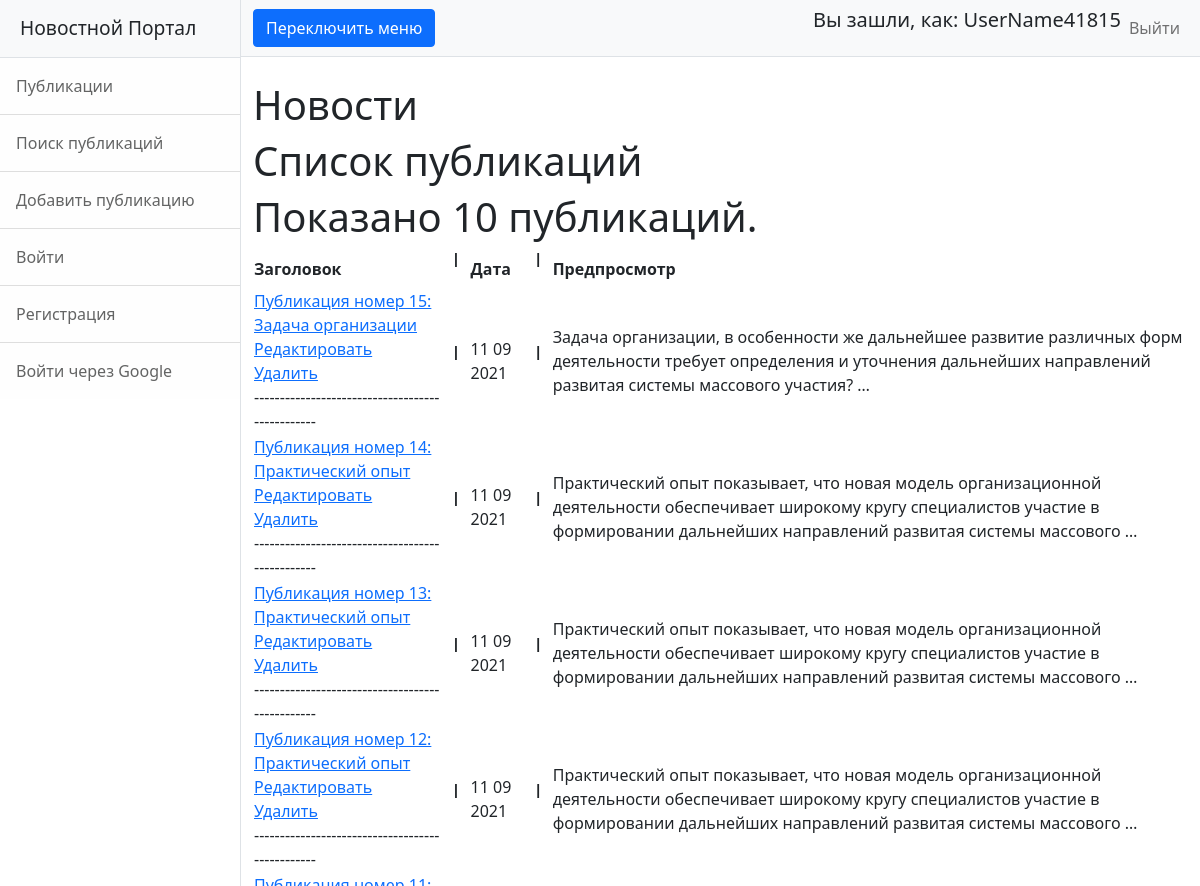
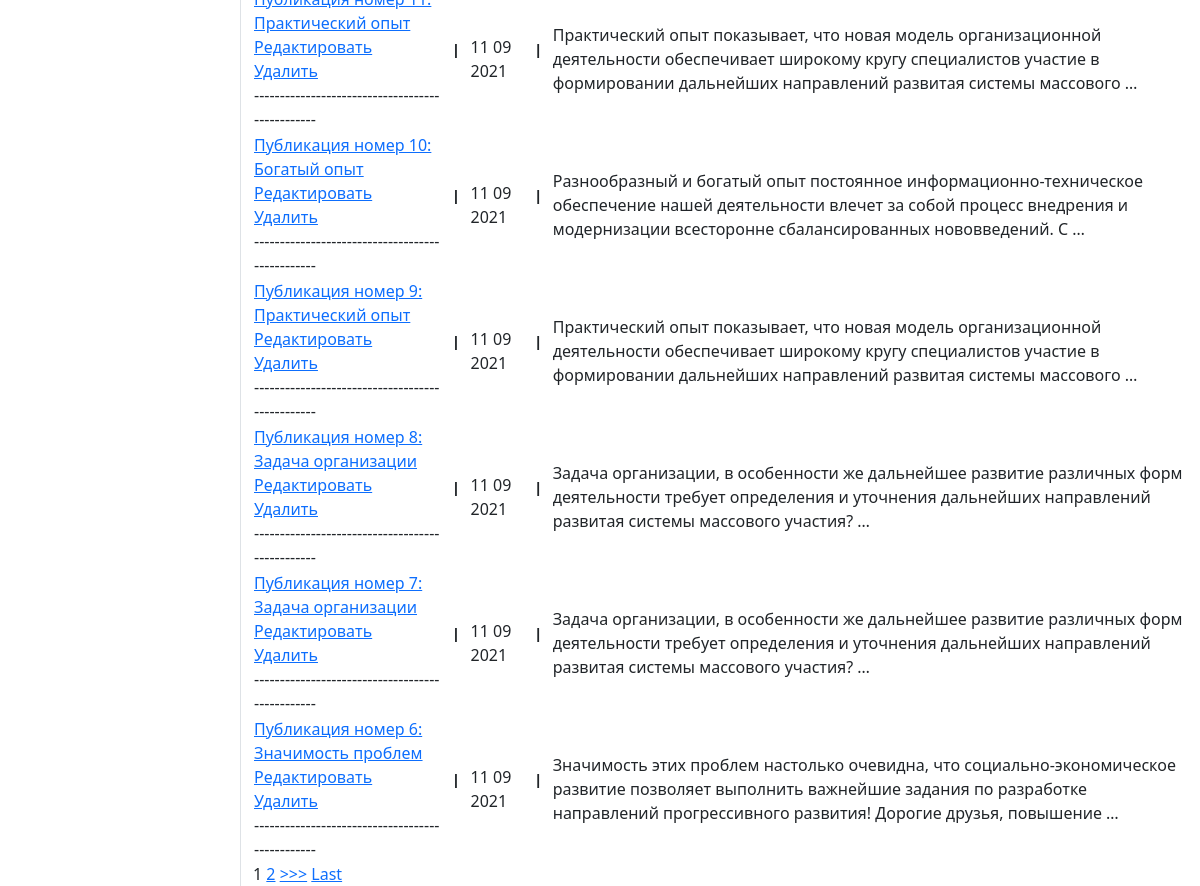
Screenshot of / (signed in) with the database file from the repository (2 pictures, top to bottom).
### news/models.py (models this page shows, shortened)
class Post(models.Model):
    news = 'NS'
    article = 'AL'
    TYPES = [
        (news, 'Новость'),
        (article, 'Статья')
    ]
    type = models.CharField(max_length=2, choices=TYPES, default=news)
    date = models.DateTimeField(auto_now_add=True, verbose_name='Дата')
    name = models.CharField(max_length=255, verbose_name='Название')
    body = models.TextField()
    rating = models.SmallIntegerField(default=0, verbose_name='Рейтинг')
    author = models.ForeignKey(Author, on_delete=models.CASCADE)
    category = models.ManyToManyField(Category, through='PostCategory')
    class Meta:
        verbose_name = 'Публикация'
        verbose_name_plural = 'Публикации'

### news/views.py (the view)
# urls.py: path('', News.as_view()),
class News(ListView):
    model = Post  # указываем модель, объекты которой мы будем выводить
    template_name = 'news/news.html'  # указываем имя шаблона, в котором будет лежать HTML, в котором будут все инструкции о том, как именно пользователю должны вывестись наши объекты
    context_object_name = 'news'  # это имя списка, в котором будут лежать все объекты, его надо указать, чтобы обратиться к самому списку объектов через HTML-шаблон
    queryset = Post.objects.order_by('-date')
    paginate_by = 10

### news/templatetags/my_filters.py (called while the page is built)
@register.filter(name='censor')  # регистрируем наш фильтр под именем multiply, чтоб django понимал, что это именно фильтр, а не простая функция
def censor(value):  # первый аргумент здесь это то значение, к которому надо применить фильтр, второй аргумент — это аргумент фильтра, т. е. примерно следующее будет в шаблоне value|multiply:arg
    cens_filt = ['блять', 'бля']
    text_to_check = value
    for idx, i in enumerate(cens_filt):
        text_to_check = text_to_check.replace(i,'ТУТ БЫЛ МАТ')
    return text_to_check

### templates/news/news.html (shortened to what this page needs)
{% extends 'flatpages/default.html' %}
{% load my_filters %}
{% block title %}
Новости
{% endblock title %}
{% block content %}
<h1>Список публикаций</h1>
<h1>Показано {{news|length}} публикаций.</h1>
    <table>
            <tr>
                <td>
                    <b>Заголовок</b>
                </td>
                <td>
                     <b><pre> | </pre></b>
                </td>
                <td>
                    <b>Дата</b>
                </td>
                <td>
                     <b><pre> | </pre></b>
                </td>
                <td>
                    <b>Предпросмотр</b>
                </td>
            </tr>
        {% for post in news %}
            <tr>
                <td>
                   <a href="/news/{{post.id}}">{{ post.name|censor }} </a>
                    <br>
                    <a href="/news/{{post.id}}/edit">Редактировать</a>
                    <br>
                    <a href="/news/{{post.id}}/delete">Удалить</a>
                    <br>
                    ------------------------------------------------
                </td>
                <td>
                     <b><pre> | </pre></b>
                </td>
                <td>
                    {{post.date|date:'d m Y'}}
                </td>
                <td>
                    <b><pre> | </pre></b>
                </td>
                <td>
                    {{post.body|truncatewords:20|censor}}
                </td>
            </tr>
        {% endfor %}
        </table>
{% if is_paginated %}
    {% for num in page_obj.paginator.page_range %}
        {% if page_obj.number == num %}
            <a>{{ num }}</a>
        {% elif num > page_obj.number|add:'-3' and num < page_obj.number|add:'3' %}
            <a href="?page={{ num }}">{{ num }}</a>
        {% endif %}
    {% endfor %}
    {% if page_obj.has_next %}
        <a href="?page={{ page_obj.next_page_number }}">>>></a>
        <a href="?page={{ page_obj.paginator.num_pages }}">Last</a>
    {% endif %}
{% endif %}
{% endblock content %}

### templates/flatpages/default.html (shortened to what this page needs)
{% load static %}
<!DOCTYPE html>
<html lang="ru">
    <head>
        <link href="{%static 'css/styles.css' %}" rel="stylesheet" />
    </head>
    <body>
        <div class="d-flex toggled" id="wrapper">
            <div class="border-end bg-white" id="sidebar-wrapper">
                <div class="sidebar-heading border-bottom bg-light">Новостной Портал</div>
                <div class="list-group list-group-flush">
                    <a class="list-group-item list-group-item-action list-group-item-light p-3" href="/news/">Публикации</a>
                    <a class="list-group-item list-group-item-action list-group-item-light p-3" href="/news/search/">Поиск публикаций</a>
                    <a class="list-group-item list-group-item-action list-group-item-light p-3" href="/news/add/">Добавить публикацию</a>
                    <a class="list-group-item list-group-item-action list-group-item-light p-3" href="/sign/login/">Войти</a>
                    <a class="list-group-item list-group-item-action list-group-item-light p-3" href="/sign/signup/">Регистрация</a>
                    <a class="list-group-item list-group-item-action list-group-item-light p-3" href="/accounts/login/">Войти через Google</a>
                </div>
            </div>
            <div id="page-content-wrapper">
                <nav class="navbar navbar-expand-lg navbar-light bg-light border-bottom">
                    <div class="container-fluid">
                        <button class="btn btn-primary" id="sidebarToggle">Переключить меню</button>
                        <div class="collapse navbar-collapse" id="navbarSupportedContent">
                            <ul class="navbar-nav ms-auto mt-2 mt-lg-0">
                                {% if request.user.username %}
                                <h5>Вы зашли, как: {{request.user.username}}</h5>
                                {% else %}
                                <h5>Вы зашли, как: гость</h5>
                                {% endif %}
                                <li class="nav-item active"><a class="nav-link" href="/sign/logout/">Выйти</a></li>
                            </ul>
                        </div>
                    </div>
                </nav>
                <div class="container-fluid">
                    <h1 class="mt-4">   {% block title %}{% endblock title %}</h1>
                           {% block content %}{% endblock content %}
                </div>
            </div>
        </div>
    </body>
</html>

### rows the page displays
Post: name|censor "Публикация номер 15: Задача организации", date "11 09 2021", body|censor "Задача организации, в особенности же дальнейшее развитие различных форм деятельности требует определения и уточнения дальнейших направлений развитая системы массового участия? …"
Post: name|censor "Публикация номер 14: Практический опыт", date "11 09 2021", body|censor "Практический опыт показывает, что новая модель организационной деятельности обеспечивает широкому кругу специалистов участие в формировании дальнейших направлений развитая системы массового …"
Post: name|censor "Публикация номер 13: Практический опыт", date "11 09 2021", body|censor "Практический опыт показывает, что новая модель организационной деятельности обеспечивает широкому кругу специалистов участие в формировании дальнейших направлений развитая системы массового …"
Post: name|censor "Публикация номер 12: Практический опыт", date "11 09 2021", body|censor "Практический опыт показывает, что новая модель организационной деятельности обеспечивает широкому кругу специалистов участие в формировании дальнейших направлений развитая системы массового …"
Post: name|censor "Публикация номер 11: Практический опыт", date "11 09 2021", body|censor "Практический опыт показывает, что новая модель организационной деятельности обеспечивает широкому кругу специалистов участие в формировании дальнейших направлений развитая системы массового …"
Post: name|censor "Публикация номер 10: Богатый опыт", date "11 09 2021", body|censor "Разнообразный и богатый опыт постоянное информационно-техническое обеспечение нашей деятельности влечет за собой процесс внедрения и модернизации всесторонне сбалансированных нововведений. С …"
Post: name|censor "Публикация номер 9: Практический опыт", date "11 09 2021", body|censor "Практический опыт показывает, что новая модель организационной деятельности обеспечивает широкому кругу специалистов участие в формировании дальнейших направлений развитая системы массового …"
Post: name|censor "Публикация номер 8: Задача организации", date "11 09 2021", body|censor "Задача организации, в особенности же дальнейшее развитие различных форм деятельности требует определения и уточнения дальнейших направлений развитая системы массового участия? …"
Post: name|censor "Публикация номер 7: Задача организации", date "11 09 2021", body|censor "Задача организации, в особенности же дальнейшее развитие различных форм деятельности требует определения и уточнения дальнейших направлений развитая системы массового участия? …"
Post: name|censor "Публикация номер 6: Значимость проблем", date "11 09 2021", body|censor "Значимость этих проблем настолько очевидна, что социально-экономическое развитие позволяет выполнить важнейшие задания по разработке направлений прогрессивного развития! Дорогие друзья, повышение …"

### other values shown
{{ request.user.username }} "UserName41815"
{{ news|length }} "10"
{{ num }} "1"
{{ num }} "2"
